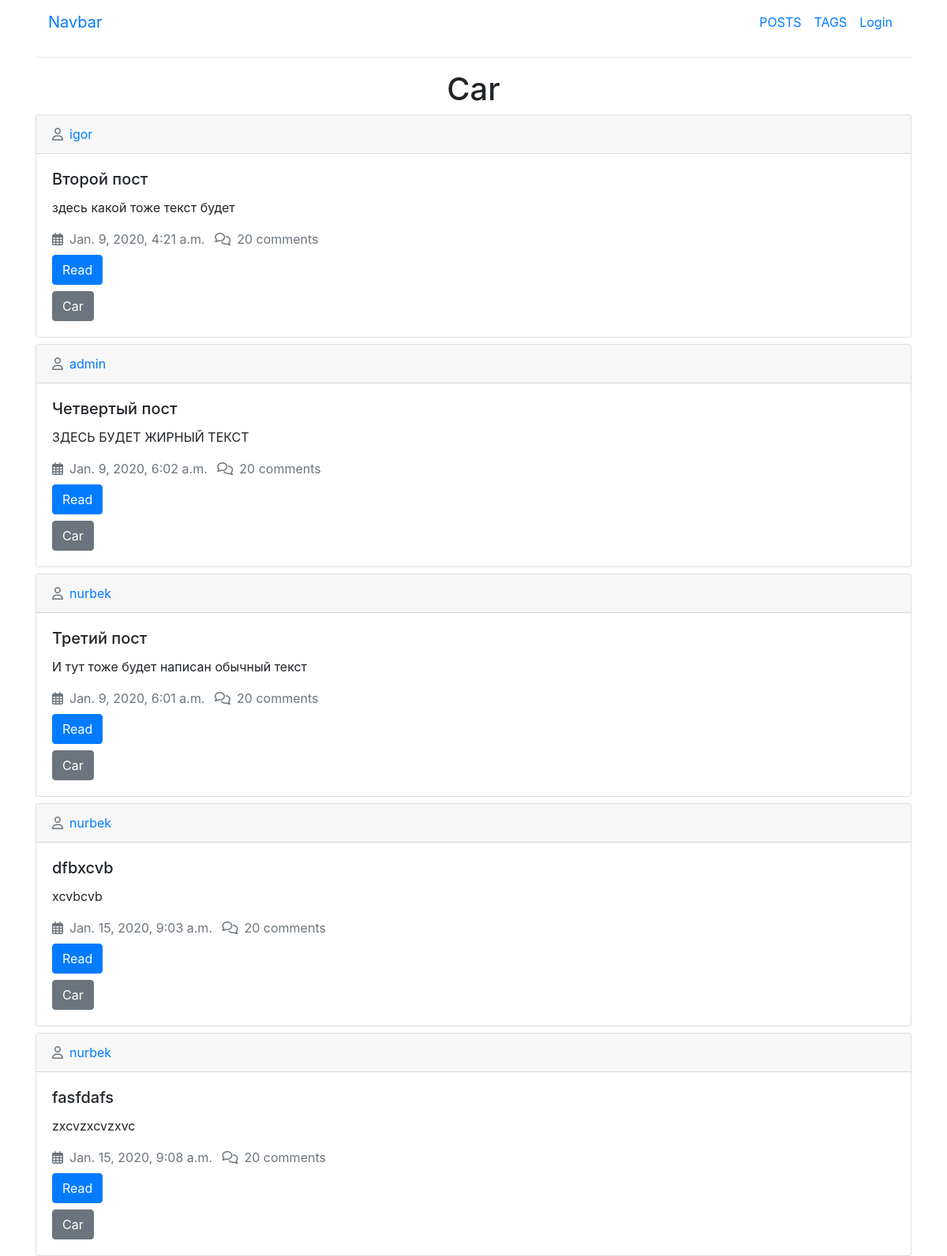
The app's page /tag/car/ with its own data.
### forum/models.py (models this page shows, shortened)
class Tag(models.Model):
	title = models.CharField('Заголовок тега', max_length=10)
	slug = models.SlugField(max_length=10, unique=True)
	def get_absolute_url(self):
		return reverse('tag_detail_url', kwargs={'slug':self.slug})

class Post(models.Model):
	title = models.CharField('Заголовок поста', max_length=100)
	tag = models.CharField(max_length=10, null=True, blank=True)
	slug = models.SlugField('Slug', blank = True, unique = True)
	body = models.TextField('Текст поста')
	created_data = models.DateTimeField('Дата создания', auto_now_add=True)
	author = models.ForeignKey(User, null = True, blank=True, on_delete=models.CASCADE)
	tags = models.ManyToManyField('Tag', related_name='posts', null=True, blank=True)
	def get_absolute_url(self):
		return reverse('post_detail_url', kwargs={'slug':self.slug})

### forum/views.py (the view)
# urls.py: path('tag/<str:slug>/',TagDetail.as_view(),name='tag_detail_url'),
class TagDetail(DetailView):
	model = Tag

### forum/templates/forum/tag_detail.html
{% extends 'base/base.html' %}
{% block content %}
<h1 class="text-center">{{tag.title}}</h1>
{% for post_list in tag.posts.all %}
<div class="card mt-2">
  <div class="card-header">
    <span class="text-secondary"><i class="far fa-user mr-2"></i><a href="">{{post_list.author}}</a></span>
  </div>
  <div class="card-body">
    <h5 class="card-title">{{post_list.title}}</h5>
    <p class="card-text">{{post_list.body}}</p>
    <div class="my-2">
    	<span class="text-secondary mr-2"><i class="far fa-calendar-alt mr-2"></i>{{post_list.created_data}}</span>
    	<span class="text-secondary"><i class="far fa-comments mr-2"></i>20 comments</span>
    </div>
    <a href="{{post_list.get_absolute_url}}" class="btn btn-primary">Read</a>
    <div class="mt-2">
      <a href="{{tag.get_absolute_url}}" class="btn btn-secondary">{{tag.title}}</a>
    </div>
  </div>
</div>
{% endfor %}
{% endblock %}

### records on screen
Tag: title "Car"
Post: author "igor", title "Второй пост", body "здесь какой тоже текст будет", created_data "Jan. 9, 2020, 4:21 a.m."
Post: author "admin", title "Четвертый пост", body "ЗДЕСЬ БУДЕТ ЖИРНЫЙ ТЕКСТ", created_data "Jan. 9, 2020, 6:02 a.m."
Post: author "nurbek", title "Третий пост", body "И тут тоже будет написан обычный текст", created_data "Jan. 9, 2020, 6:01 a.m."
Post: author "nurbek", title "dfbxcvb", body "xcvbcvb", created_data "Jan. 15, 2020, 9:03 a.m."
Post: author "nurbek", title "fasfdafs", body "zxcvzxcvzxvc", created_data "Jan. 15, 2020, 9:08 a.m."
